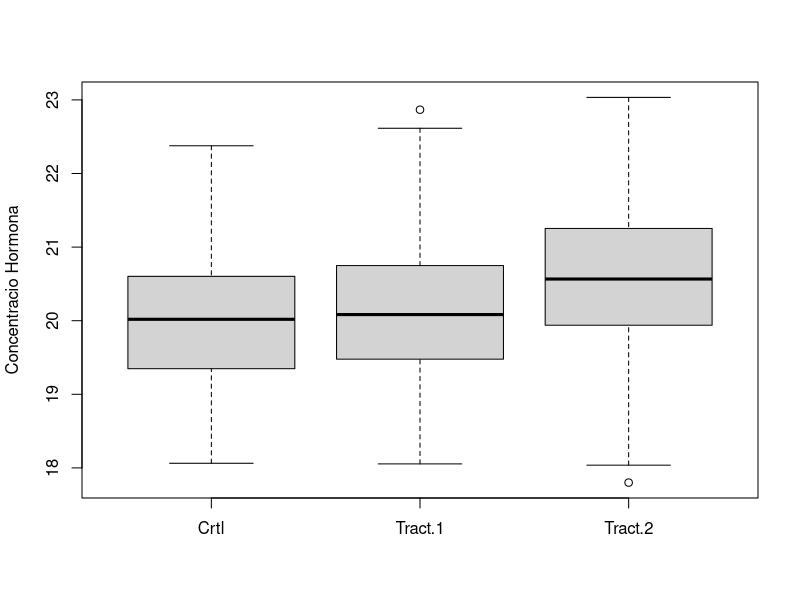

The R script that drew this image: (Note: this script raises an error after producing the figure.)
XXX = read.csv("anova.csv", stringsAsFactors=T)

sapply(XXX, class) #per saber els tipus de les variables
x1 = na.omit(XXX$Crtl)
x2 = na.omit(XXX$Tract.1)
x3 = na.omit(XXX$Tract.2)


#fem un boxplot
nivells = names(XXX)
boxplot(x1,x2,x3,names=nivells,ylab="Concentracio Hormona")

#graus de llibertat
m=3
n1 = length(x1)
n2 = length(x2)
n3 = length(x3)
n=n1+n2+n3

#mitjanes
tx1 = mean(x1)
tx2 = mean(x2)
tx3 = mean(x3)

tx = 1/n*(sum(x1)+sum(x2)+sum(x3))

#Sumes de quadrats
VT = sum((x1-tx)^2)+sum((x2-tx)^2)+sum((x3-tx)^2)
VR = sum((x1-tx1)^2)+sum((x2-tx2)^2)+sum((x3-tx3)^2)
VE = n1*(tx1-tx)^2 + n2*(tx2-tx)^2 + n3*(tx3-tx)^2
#Yahoooo

sT2 = VT/(n-1)
sR2 = VR/(n-m)
sE2 = VE/(m-1)

#estadistic
z= sE2/sR2
#Test
alpha = 0.05
Za = qf(1-alpha,m-1,n-m)
# z pertany a la regio de rebiug (z ??? RR -> Rebutjem H0 (Mitjanes iguals) -> Mitjanes diferents)

#p-valor
p=1-pf(z,m-1,n-m)
#p-valor = 2.66*10^-10,   


#Ara ho farem amb la funcio aov.
c1=c(x1,x2,x3)
nx1 = rep(nivells[1],n1)
nx2 = rep(nivells[2],n2)
nx3 = rep(nivells[3],n3)
c2=c(nx1,nx2,nx3)

data =data.frame(dades=c1, tractament=c2)
resultat = aov(dades-tractament, data)
summary(resultat)

  
  